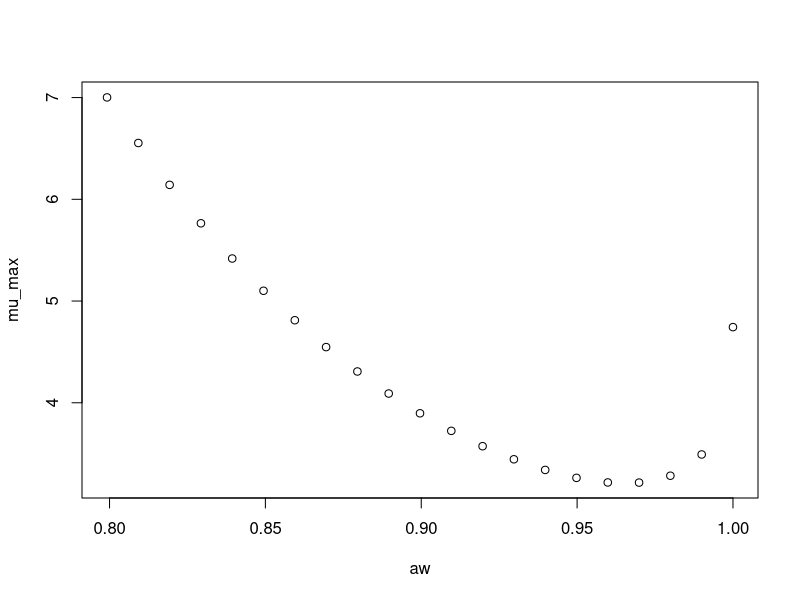

Recreate this plot in R.
#############################
# start of Parameter script
#############################
aw <- seq(0.799200799200799,0.999999,length.out=21)
#############################
# end of Parameter script
#############################
############################# 
# start of Model script Gropin ID 1351 
#############################
 
# constant coefficients for this model
 
variables <- data.frame(aw)
argumentsPar <- expand.grid(variables)
 
# heart of the model
response_surface <- function(aw) {
   mumax <-exp(1.561-4.240*sqrt(1-aw)+11.38*(sqrt(1-aw))^2)

return(mumax=mumax)
} 

# output parameters
mumax <- cbind(argumentsPar,response_surface(argumentsPar['aw']))
colnames(mumax) <- c(colnames(argumentsPar),'mumax')
#############################
# End of Model script
#############################
############################# 
# start of Visualisation script Gropin ID 1351 
#############################
plot(aw,mumax$mumax,
                          xlab='aw',
                          ylab='mu_max')
#############################
# End of Visualisation script
#############################
